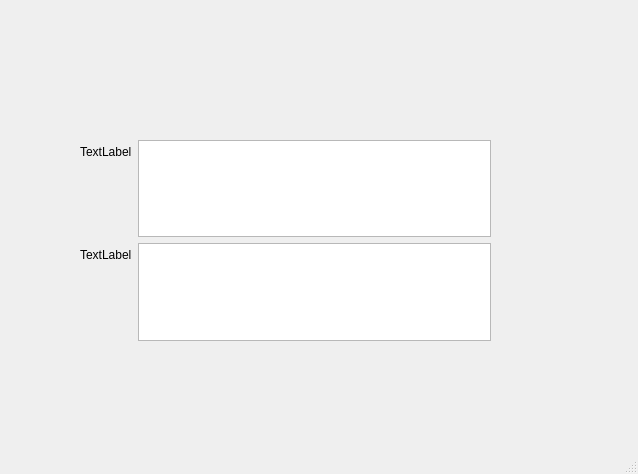
<?xml version="1.0" encoding="UTF-8"?>
<ui version="4.0">
 <class>MainWindow</class>
 <widget class="QMainWindow" name="MainWindow">
  <property name="geometry">
   <rect>
    <x>0</x>
    <y>0</y>
    <width>638</width>
    <height>474</height>
   </rect>
  </property>
  <property name="windowTitle">
   <string>MainWindow</string>
  </property>
  <widget class="QWidget" name="centralwidget">
   <widget class="QWidget" name="formLayoutWidget">
    <property name="geometry">
     <rect>
      <x>80</x>
      <y>140</y>
      <width>411</width>
      <height>201</height>
     </rect>
    </property>
    <layout class="QFormLayout" name="formLayout">
     <item row="0" column="0">
      <widget class="QLabel" name="label">
       <property name="text">
        <string>TextLabel</string>
       </property>
      </widget>
     </item>
     <item row="0" column="1">
      <widget class="QTextEdit" name="textEdit"/>
     </item>
     <item row="1" column="0">
      <widget class="QLabel" name="label_2">
       <property name="text">
        <string>TextLabel</string>
       </property>
      </widget>
     </item>
     <item row="1" column="1">
      <widget class="QTextEdit" name="textEdit_2"/>
     </item>
    </layout>
   </widget>
  </widget>
  <widget class="QStatusBar" name="statusbar"/>
 </widget>
 <resources/>
 <connections/>
</ui>
